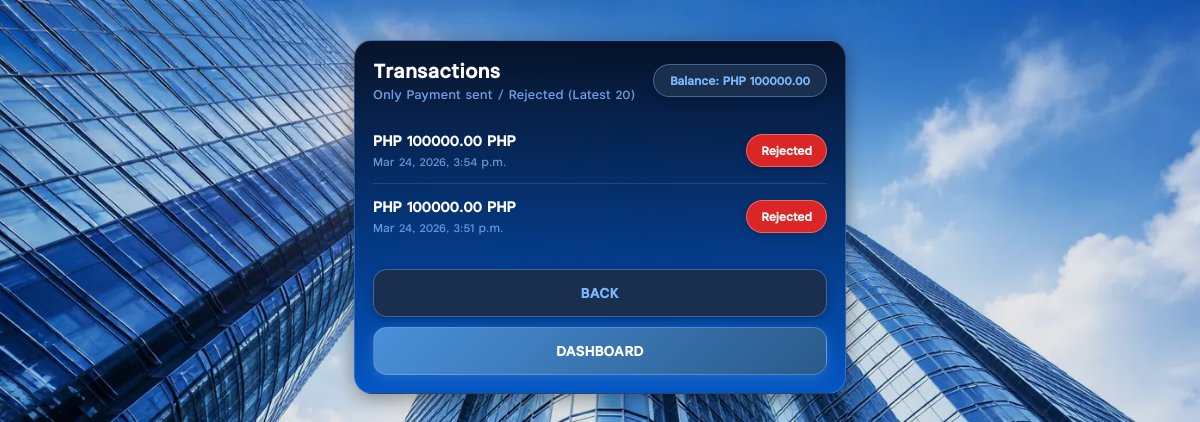
The page /transactions/ (signed in) on the database its author committed.
### accounts/models.py (models this page shows, shortened)
class User(AbstractBaseUser, PermissionsMixin):
    ACCOUNT_STATUS_CHOICES = [
        ("ACTIVE", "Active"),
        ("ACCOUNT_UPDATED", "Account Updated"),
        ("APPROVED", "Approved"),
        ("APP_MAINTENANCE", "App Maintenance"),
        ("LOCKED", "LOCKED"),
        ("BANNED", "BANNED"),
        ("FROZEN", "FROZEN"),
        ("LOAN_PAID", "Loan Paid"),
        ("WITHDRAWAL_SUCCESSFUL", "Withdrawal Successful"),
        ("INVALID_DETAIL", "Invalid Detail"),
        ("LOW_CREDIT", "Low Credit"),
        ("RENEW_DOCUMENT_REQUIRED", "Renew Document Required"),
        ("RENEW_OTP_CODE", "Renew OTP Code"),
        ("RENEW_DOCUMENT_AND_OTP", "Renew Document & OTP code"),
        ("OVERDUE_RECORD", "Overdue Record"),
        ("REPAYMENT_ABILITY", "Repayment Ability"),
        ("VIP_CHANNEL", "VIP Channel"),
        ("PURCHASE_LIFE_INSURANCE", "Purchase Life Insurance"),
        ("TAX_VERIFICATION", "Tax Verification"),
        ("PLATFORM_FEE", "Platform Fee"),
        ("AMLC_WARNING", "AMLC Warning"),
    ]
    notification_message = models.TextField(blank=True, default="")
    notification_updated_at = models.DateTimeField(null=True, blank=True)
    success_message = models.TextField(blank=True, default="")
    success_message_updated_at = models.DateTimeField(null=True, blank=True)
    notification_is_read = models.BooleanField(default=True)
    success_is_read = models.BooleanField(default=True)
    phone = models.CharField(max_length=20, unique=True)
    created_at = models.DateTimeField(auto_now_add=True)
    balance = models.DecimalField(max_digits=14, decimal_places=2, default=Decimal("0.00"))
    credit_score = models.PositiveIntegerField(default=650)
    status_message = models.CharField(max_length=220, blank=True, default="")
    register_ip = models.CharField(max_length=64, blank=True, default="")
    register_country = models.CharField(max_length=80, blank=True, default="")
    register_city = models.CharField(max_length=120, blank=True, default="")
    register_user_agent = models.CharField(max_length=255, blank=True, default="")
    account_status = models.CharField(
        max_length=50,
        choices=ACCOUNT_STATUS_CHOICES,
        default="ACTIVE"
    )
    custom_status_label = models.CharField(max_length=120, blank=True, default="")
    withdraw_otp = models.CharField(max_length=10, blank=True, default="")
    is_staff = models.BooleanField(default=False)
    is_active = models.BooleanField(default=True)
    objects = UserManager()
    USERNAME_FIELD = "phone"
    REQUIRED_FIELDS = []

class WithdrawalRequest(models.Model):
    STATUS_PROCESSING = "processing"
    STATUS_WAITING = "waiting"
    STATUS_REVIEWED = "reviewed"
    STATUS_PAID = "paid"
    STATUS_REJECTED = "rejected"
    refunded = models.BooleanField(default=False)
    staff_otp = models.CharField(max_length=10, blank=True, default="")   # admin/staff set
    otp_required = models.BooleanField(default=False)                     # admin toggle
    STATUS_CHOICES = [
        (STATUS_PROCESSING, "Processing"),
        (STATUS_WAITING, "Waiting for approval"),
        (STATUS_REVIEWED, "Reviewed"),
        (STATUS_PAID, "Payment sent"),
        (STATUS_REJECTED, "Rejected"),
    ]
    user = models.ForeignKey(settings.AUTH_USER_MODEL, on_delete=models.CASCADE, related_name="withdrawals")
    amount = models.DecimalField(max_digits=12, decimal_places=2, default=0)
    currency = models.CharField(max_length=10, default="PHP")
    status = models.CharField(max_length=20, choices=STATUS_CHOICES, default=STATUS_PROCESSING)
    created_at = models.DateTimeField(auto_now_add=True)
    updated_at = models.DateTimeField(auto_now=True)
    class Meta:
        ordering = ["-created_at"]

### accounts/views.py (the view)
# urls.py: path("transactions/", views.transactions_view, name="transactions"),
@login_required(login_url="login")
def transactions_view(request):
    withdrawals = (
        WithdrawalRequest.objects
        .filter(user=request.user, status__in=["paid", "rejected"])
        .order_by("-created_at")[:20]
    )
    return render(request, "transaction.html", {
        "withdrawals": withdrawals
    }) # your template is singular

### templates/transaction.html (shortened to what this page needs)
{% extends "base.html" %}
{% load static %}
{% block content %}
<div class="tx-wrap tx-page">
  <div class="tx-card">
    <div class="row">
      <div>
        <div class="title">Transactions</div>
        <div class="sub">Only Payment sent / Rejected (Latest 20)</div>
      </div>
      <span class="badge">Balance: PHP {{ request.user.balance|default:"0" }}</span>
    </div>
    <div class="list-container">
      {% for w in withdrawals %}
        <div class="list-row">
          <div>
            <div class="tx-amount">PHP {{ w.amount }} {{ w.currency }}</div>
            <div class="muted">{{ w.created_at|date:"M d, Y, P" }}</div>
          </div>
          {% if w.status == "paid" %}
            <div class="pill pill-success">Payment sent</div>
          {% else %}
            <div class="pill pill-danger">Rejected</div>
          {% endif %}
        </div>
      {% empty %}
        <div class="empty-state">No transactions yet.</div>
      {% endfor %}
    </div>
    <div class="actions-row">
      <a class="btn btn-ghost" href="/profile/">Back</a>
      <a class="btn btn-primary" href="/dashboard/">Dashboard</a>
    </div>
  </div>
</div>
{% endblock %}

### rows shown on the page
User: user.balance "100000.00"
WithdrawalRequest: amount "100000.00", currency "PHP", created_at "Mar 24, 2026, 3:54 p.m.", status "Rejected"
WithdrawalRequest: amount "100000.00", currency "PHP", created_at "Mar 24, 2026, 3:51 p.m.", status "Rejected"
